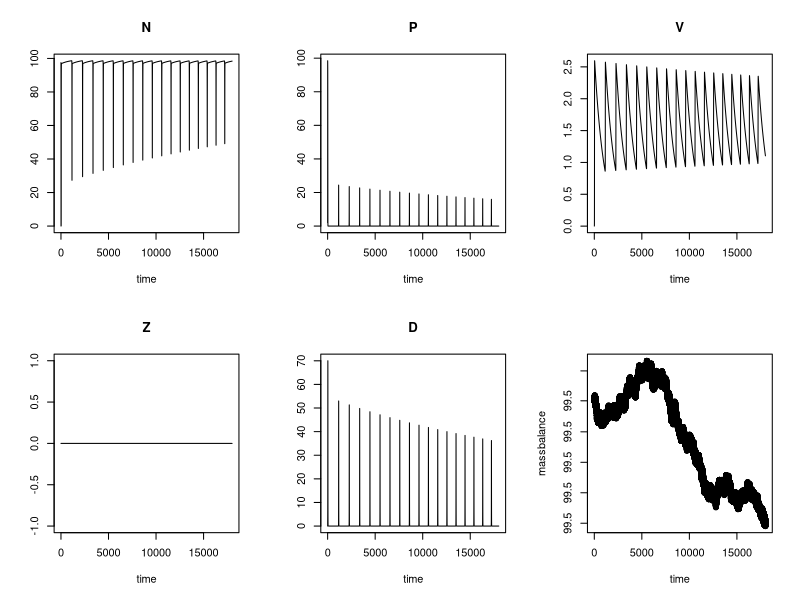
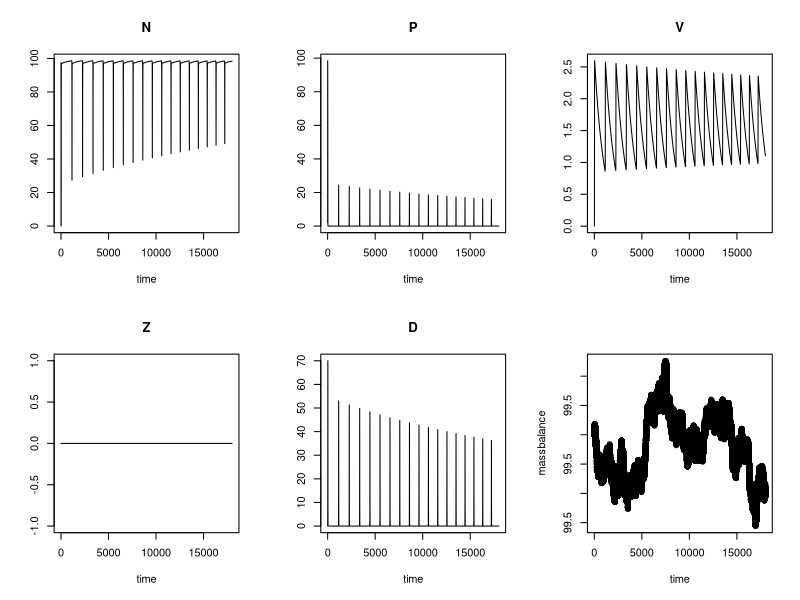
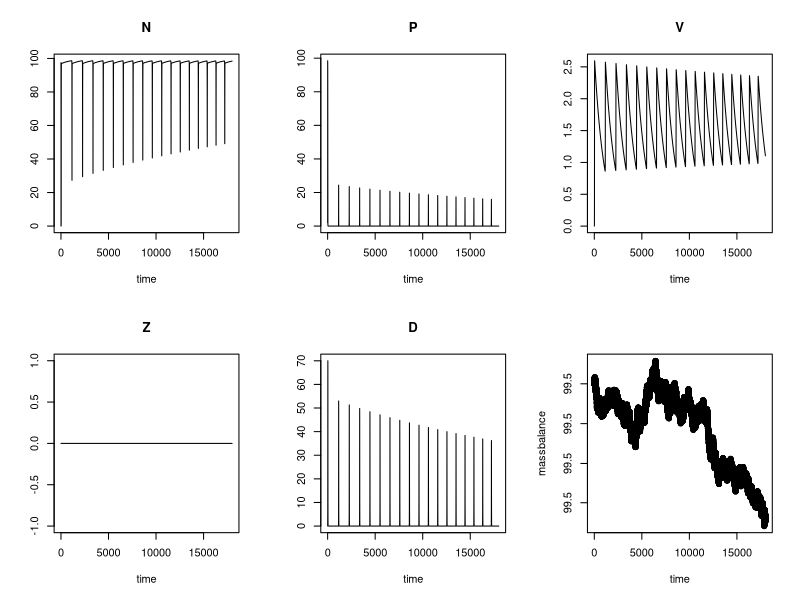
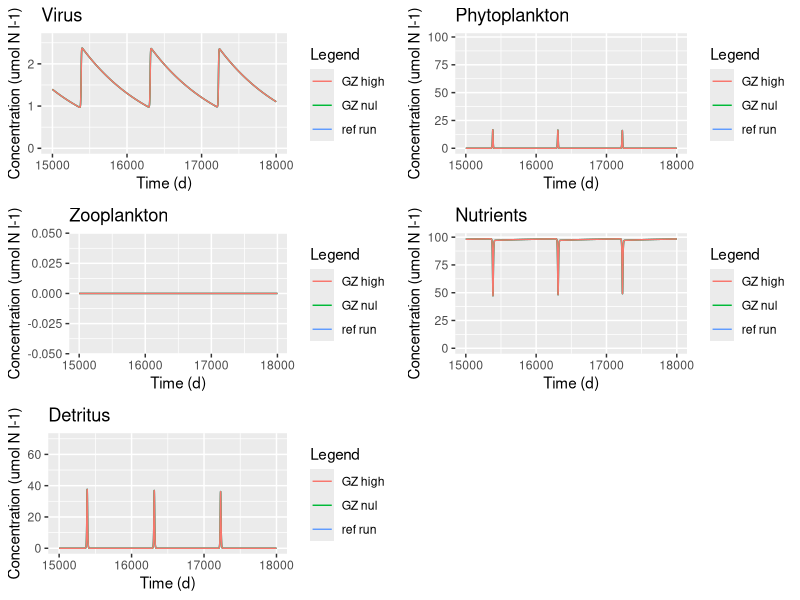

These figures' R source, in order:
#install.packages("deSolve")
library (deSolve)
library(ggplot2)
library(gridExtra)

#####BUILDING A NVPDZ model###########

# The model (i. e. the right hand side of the ODE)
model = function(t, state, parameters) {
  with(as.list(c(state, parameters)),{
    dN <- e*D - mu*P*(N/(N+kN))
    dP <- mu*P*(N/(N+kN)) - I*P*V - gz*P*Z - mp*P
    dV <- deltaV*I*P*V - mv*V
    dZ <- gz*P*Z - Z*mz
    dD <- mp*P+ Z*mz + V*mv + (1-deltaV)*I*P*V - e*D
    list(c(dN, dP, dV, dZ, dD))         #returns a list of equations
  })
}

# Parameters and their values
parameter<- c( e=0.3 ,      #Remineralization rate
                mu=0.8 ,     #Phytoplankton maximum growth rate
                kN=0.4 ,     #Half-saturation constant
                mp=0.01 ,    #Phytoplankton mortality
                I=0.5  ,     #infection rate
                gz=0.1 ,    #grazing rate 
                deltaV=0.01 ,#virus production
                mv=0.001 ,   #Virus mortality
                mz=0.03      #Zooplankton mortality
)

parameter2<- c( e=0.3 ,      #Remineralization rate
                mu=0.8 ,     #Phytoplankton maximum growth rate
                kN=0.4 ,     #Half-saturation constant
                mp=0.01 ,    #Phytoplankton mortality
                I=0.5  ,     #infection rate
                gz=0.0 ,    #grazing rate 
                deltaV=0.01 ,#virus production
                mv=0.001 ,   #Virus mortality
                mz=0.03      #Zooplankton mortality
)

parameter3<- c( e=0.3 ,      #Remineralization rate
                mu=0.8 ,     #Phytoplankton maximum growth rate
                kN=0.4 ,     #Half-saturation constant
                mp=0.01 ,    #Phytoplankton mortality
                I=0.5  ,     #infection rate
                gz=0.69 ,    #grazing rate 
                deltaV=0.01 ,#virus production
                mv=0.001 ,   #Virus mortality
                mz=0.03      #Zooplankton mortality
)




initial_condition = c(N=97.499, P=2, V=0.001, Z=0.0, D=0) #####initial conditions of state variables


# Numerical method
numerical_method = "lsoda"

time = seq(0, 18000, by=0.1)

require(deSolve)

solution1 = ode(initial_condition, time, model, parameter, numerical_method)


plot(solution1)


# check for mass balance
solutiondf1 <-as.data.frame(solution1)
N<-solutiondf1$N
P<-solutiondf1$P
V<-solutiondf1$V
Z<-solutiondf1$Z
D<-solutiondf1$D
massbalance = N+P+Z+V+D
plot(time, massbalance)



solution2 = ode(initial_condition, time, model, parameter2, numerical_method)

plot(solution2)



# check for mass balance
solutiondf2 <-as.data.frame(solution2)
N<-solutiondf2$N
P<-solutiondf2$P
V<-solutiondf2$V
Z<-solutiondf2$Z
D<-solutiondf2$D
massbalance = N+P+Z+V+D
plot(time, massbalance)

solution3 = ode(initial_condition, time, model, parameter3, numerical_method)

plot(solution3)



# check for mass balance
solutiondf3 <-as.data.frame(solution3)
N<-solutiondf3$N
P<-solutiondf3$P
V<-solutiondf3$V
Z<-solutiondf3$Z
D<-solutiondf3$D
massbalance = N+P+Z+V+D
plot(time, massbalance)

######plotting one model output and all components together
all<-ggplot()+ geom_path(data=solutiondf2, aes(x=time, y=V, col = "Virus"),na.rm = TRUE) +
  geom_path(data=solutiondf2, aes(x=time, y=P, col ="Phytoplankton"),na.rm = TRUE)+ 
  geom_path(data=solutiondf2, aes(x=time, y=Z, col ="Zooplankton"),na.rm = TRUE)+
  geom_path(data=solutiondf2, aes(x=time, y=N, col ="Nutrients"),na.rm = TRUE)+
  geom_path(data=solutiondf2, aes(x=time, y=D, col ="Detritus"),na.rm = TRUE)+
  xlim(values=c(1000,18000))+
  #ylim(values=c(0,20))+
  labs(x = "Time (d)", y = "Concentration (umol N l-1)",color = "Legend", title= "All components")






#####plotting different model outputs ....e.g. growth rates of phytoplankton from 0.1 to 1.2

b1<-ggplot()+ geom_path(data=solutiondf1, aes(x=time, y=V, col = "ref run"),na.rm = TRUE)+ geom_path(data=solutiondf2, aes(x=time, y=V, col ="GZ nul"),na.rm = TRUE)+ geom_path(data=solutiondf3, aes(x=time, y=V, col ="GZ high"),na.rm = TRUE)+
  xlim(values=c(15000,18000))+
  #ylim(values=c(0,20))+
  labs(x = "Time (d)", y = "Concentration (umol N l-1)",color = "Legend", title= "Virus")

b2<-ggplot()+ geom_path(data=solutiondf1, aes(x=time, y=P, col = "ref run"),na.rm = TRUE)+ geom_path(data=solutiondf2, aes(x=time, y=P, col ="GZ nul"),na.rm = TRUE)+ geom_path(data=solutiondf3, aes(x=time, y=P, col ="GZ high"),na.rm = TRUE)+
  xlim(values=c(15000,18000))+
  #ylim(values=c(0,20))+
  labs(x = "Time (d)", y = "Concentration (umol N l-1)",color = "Legend", title= "Phytoplankton")

b3<-ggplot()+ geom_path(data=solutiondf1, aes(x=time, y=Z, col = "ref run"),na.rm = TRUE)+ geom_path(data=solutiondf2, aes(x=time, y=Z, col ="GZ nul"),na.rm = TRUE)+ geom_path(data=solutiondf3, aes(x=time, y=Z, col ="GZ high"),na.rm = TRUE)+
  xlim(values=c(15000,18000))+
  #ylim(values=c(0,50))+
  labs(x = "Time (d)", y = "Concentration (umol N l-1)",color = "Legend", title= "Zooplankton")


b4<-ggplot()+ geom_path(data=solutiondf1, aes(x=time, y=N, col = "ref run"),na.rm = TRUE)+ geom_path(data=solutiondf2, aes(x=time, y=N, col ="GZ nul"),na.rm = TRUE)+ geom_path(data=solutiondf3, aes(x=time, y=N, col ="GZ high"),na.rm = TRUE)+
  xlim(values=c(15000,18000))+
  #ylim(values=c(0,20))+
  labs(x = "Time (d)", y = "Concentration (umol N l-1)",color = "Legend", title= "Nutrients")

b5<-ggplot()+ geom_path(data=solutiondf1, aes(x=time, y=D, col = "ref run"),na.rm = TRUE)+ geom_path(data=solutiondf2, aes(x=time, y=D, col ="GZ nul"),na.rm = TRUE)+ geom_path(data=solutiondf3, aes(x=time, y=D, col ="GZ high"),na.rm = TRUE)+
  xlim(values=c(15000,18000))+
  #ylim(values=c(0,10))+
  labs(x = "Time (d)", y = "Concentration (umol N l-1)",color = "Legend", title= "Detritus")

grid.arrange(b1,b2,b3, b4, b5, nrow =3)
